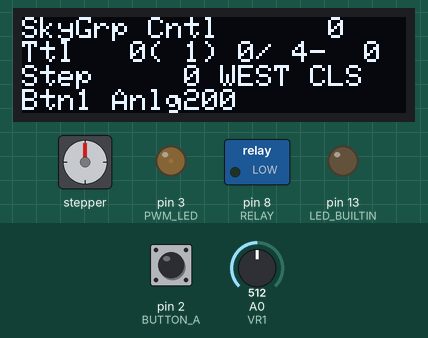
Recording of a sketch running on a simulated Arduino Uno, built with avr-gcc and run on an emulated ATmega328P. Shown: stepper motor, 128×32 one-colour display, switched loads named in the sketch (green lamp = pin HIGH), output pins drawn as LEDs (lit = HIGH). Wiring (inferred from the names in the program): stepper motor (2048 steps per turn assumed): coils pin 4, pin 5, pin 6, pin 7. The inputs (shaded band) are chosen by the test bench; at power-on: A0 (VR1) = 512, pin 2 (BUTTON_A) HIGH. The display library's start-up logo is not drawn; pins used as bus, display or sensor lines are not drawn; what the sketch prints to the serial monitor is not drawn.

Above: at 3.1 s.
At 6.9 s:
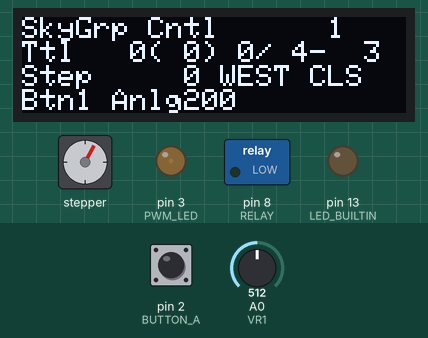
7.1 s: A0 (VR1) set to 511
At 7.4 s:
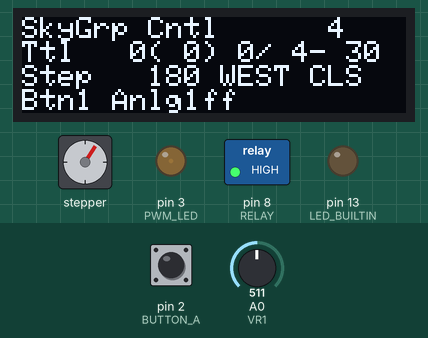
At 8.64 s:
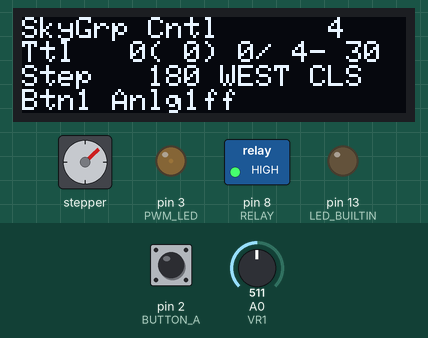
Timing chart, 0 to 24.7 s (numbered marks = the images above; inputs shaded):
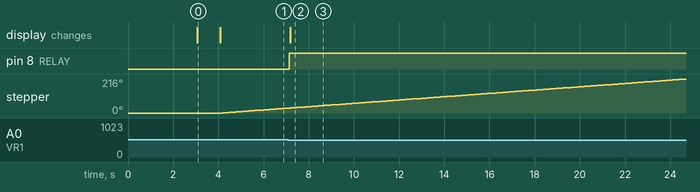

Measured:
- after the input at 7.1 s, the display: changes after 0.08 s (image 2)
- what the display in image 0 shows lasts 1.0 s, from 3.1 s to 4.1 s

The sketch:

Skygraph_20250222.ino
```cpp
#include <SPI.h>
#include <Wire.h>
#include <Adafruit_GFX.h>
#include <Adafruit_SSD1306.h>
#include <stdio.h>
// OLED FeatherWing buttons map to different pins depending on board.
// The I2C (Wire) bus may also be different.
 // 32u4, M0, M4, nrf52840 and 328p
  #define WIRE Wire
  #define VX 128
  #define VY 32
Adafruit_SSD1306 display = Adafruit_SSD1306(VX, VY, &WIRE);

//https://zenn.dev/takeboww/articles/0bc38c2be05027

// Conncet the port of the stepper motor driver
int outPorts[] = {4,5,6,7};
byte exphase[4] = {3,6,12,9};
int spD, spD1, spD2, spD5, spD10;
int speed = 416 ; // 3.3ms
// #define BaseClk 33.3
unsigned long previousMillis = 0;        // 最後に更新した時刻
long Mstep = 0;  // steping motor position
long Tshot = 0;  // total shot
bool  Mdirection = true;

// Connect the relay port
#define RELAY 8
// BUTTON
#define BUTTON_A  2
// Coonect the PWN LED port
#define PWM_LED 3
// Connect the Variable registor (Potentio meter)
#define VR1  A0


// interval Timer setting
#define TmBackLash  3 // backrusu
#define TmOpen  33 // open time
#define TmClose  7  // close time
#define LpNum  3 // multi seen times
#define TmReverse  1

long  timer,timer0 ;
int   count;
int   led_sts;
bool  Shutter_sts;
int   loopNum;
int   processEnd;
int   processNum;
bool   proc0[100] ; // 1:west 0:east
int    proc1[100] ; // time(sec)
bool   proc2[100] ; // shutter on


void setup() {
  int i, j;

  spD1 = 17;
  spD2 = 16;
  spD10 = 1;
  spD5 = spD1 / 5;
 // set process  連続何枚とって　バックするか決める
  j = 0;
  proc0[j] = true;
  proc1[j] = TmBackLash;
  proc2[j] = false;
  j++;

  for ( i = 0 ; i< LpNum; i++) {
    proc0[j] = true;
    proc1[j] = TmOpen;
    proc2[j] = true;
    j++;
    proc0[j] = true;
    proc1[j] = TmClose;
    proc2[j] = false;
    j++;
  }
  proc0[j] = false;
  proc1[j] = TmReverse;
  proc2[j] = false;
  j++;
  processEnd = j;


 // set pins to output
  pinMode(LED_BUILTIN, OUTPUT);
  digitalWrite(LED_BUILTIN, LOW);
  for (int i = 0; i < 4; i++) {
    pinMode(outPorts[i], OUTPUT);
  }
  pinMode(BUTTON_A, INPUT_PULLUP);
  pinMode(RELAY, OUTPUT);
  pinMode(PWM_LED , OUTPUT);
  analogWrite(PWM_LED, 8);


  Serial.begin(9600);

 // SSD1306_SWITCHCAPVCC = generate display voltage from 3.3V internally
  display.begin(SSD1306_SWITCHCAPVCC, 0x3C); // Address 0x3C for 128x32
  // text display tests
  display.setTextSize(1);
  display.setTextColor(SSD1306_WHITE);
  display.display();
  delay(3000);

  timer0 = millis();
  Mstep = 0;
  loopNum = 0;

  drawStatus(0,1,0,0);
  delay(1000);
}


void loop(){

  char s[80];
  long timer1;
  int  ii, tm, j;

  for ( ii = 0; ii < processEnd ; ii++ ) {
    drawStatus(Tshot, loopNum , ii ,proc1[ii]-tm );
    display.display();

    timer1 = timerSecond ();
    Mdirection =  proc0[ii]  ;
    if ( Shutter_sts == 0 && proc2[ii] == true )
      Tshot++;
    Shutter_sts = proc2[ii];
    ShutterOn( Shutter_sts);
    for ( tm = 0, j = 0  ; tm < proc1[ii]; j++ ){
      tm = timerSecond() - timer1;
      if ( Mdirection) {
        moveWest();
        delay(spD1 );
        moveWest();
        delay(spD1 );
        moveWest();
        delay(spD2 );
      }
      else {
        moveEast();
        delay(spD5);
      }
    }
    sprintf( s,"%3d %2d : %2d %2d %2d %7ld", loopNum, ii, proc0[ii],proc1[ii], proc2[ii], Mstep);
    Serial.println( s );

  }
  loopNum++;
}

long timerSecond( void){    // second from starting
  return( (millis() - timer0 )/1000 );
}

bool ShutterOn( bool i) {
  digitalWrite(RELAY, i );
}


void moveWest(void) {
  byte r;

  r = exphase[0];
  outOneStep( r);

  exphase[0] = exphase [1];
  exphase[1] = exphase [2];
  exphase[2] = exphase [3];
  exphase[3] = r;

  Mstep++;
}

void moveEast(void){
  byte r;
  r = exphase[0];
  outOneStep(r);

  exphase[0] = exphase [3];
  exphase[3] = exphase [2];
  exphase[2] = exphase [1];
  exphase[1] = r;

  Mstep--;
}

void outOneStep(byte p) {
  // Define a variable, use four low bit to indicate the state of port
  digitalWrite(outPorts[0], p & 1 );
  digitalWrite(outPorts[1], p & 2 );
  digitalWrite(outPorts[2], p & 4 );
  digitalWrite(outPorts[3], p & 8 );
}


/******
*******/

void drawStatus ( int Tnum, int Lp, int j ,int t) {
  char buf[22];
  long s;
  int Lnum0, Lnum1, adcValue,btnValue;


  s = timerSecond();
  sprintf(buf,"%6d",s);

  display.clearDisplay();
  display.setCursor(0,0);
  display.print  ("SkyGrp Cntl ");
  display.println(buf);


  sprintf(buf,"%4d",Tnum);
  display.print("Ttl");
  display.print(buf);
  sprintf( buf,"%2d",Lp);
  display.print("(");
  display.print(buf);
  display.print(")");

  Lnum0 = j/2 ;
  sprintf(buf,"%2d",Lnum0 );
  display.print(buf);
  display.print("/");
  Lnum1 = processEnd/2;
  sprintf(buf,"%2d",Lnum1);
  display.print(buf);
  display.print("-");

  sprintf(buf,"%3d",t);
  display.println(buf);

  sprintf(buf,"%6d",Mstep);
  display.print("Step");
  display.print(buf);
  if ( Mdirection )
    display.print(" WEST");
  else
    display.print(" EAST");

  if (Shutter_sts)
    display.println(" OPN");
  else
    display.println(" CLS");


  btnValue = digitalRead(BUTTON_A)?1:0;
  adcValue = analogRead(VR1);
  sprintf( buf,"%1d", btnValue);
  display.print("Btn");
  display.print(buf);
  sprintf(buf,"%2x", adcValue );
  display.print(" Anlg");
  display.print(buf);

  display.display(); // actually display all of the above

}
```
